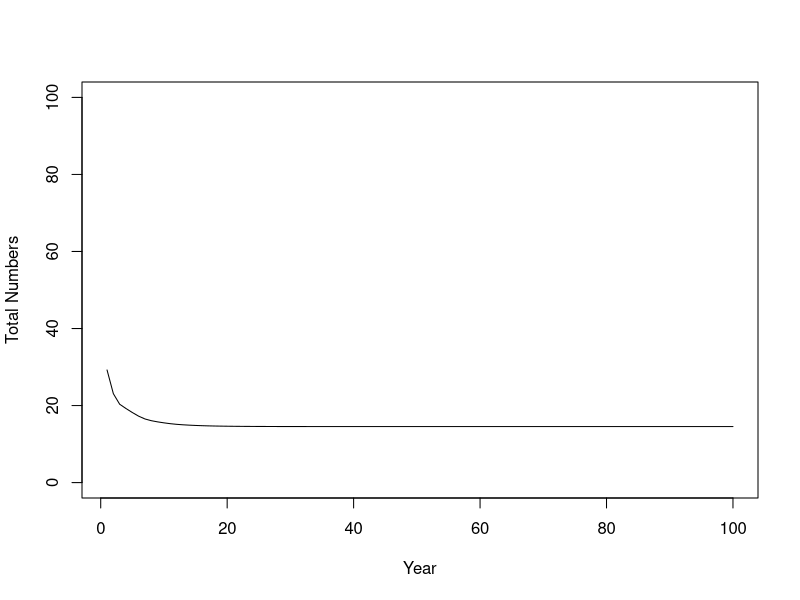
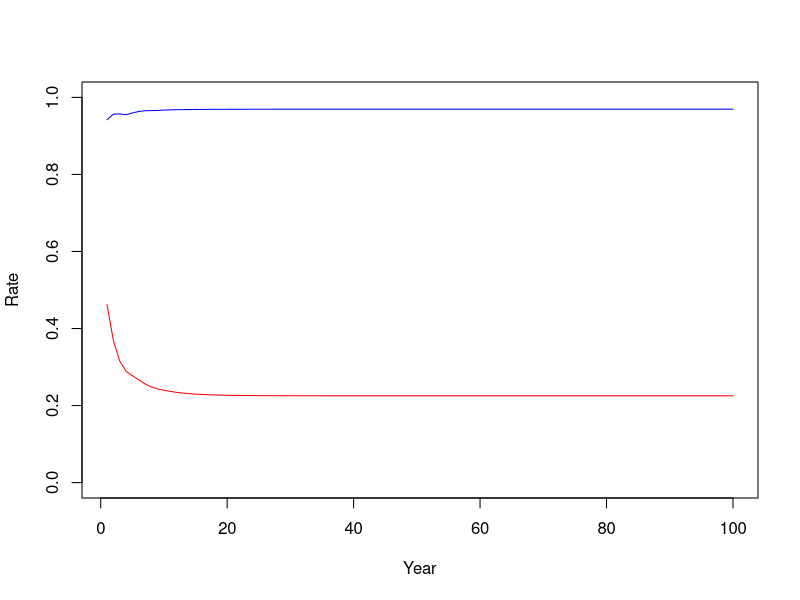
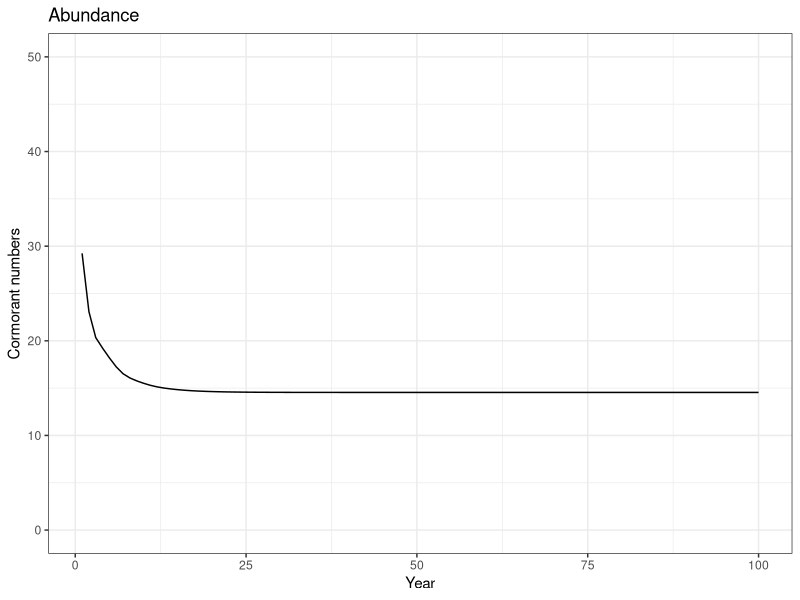
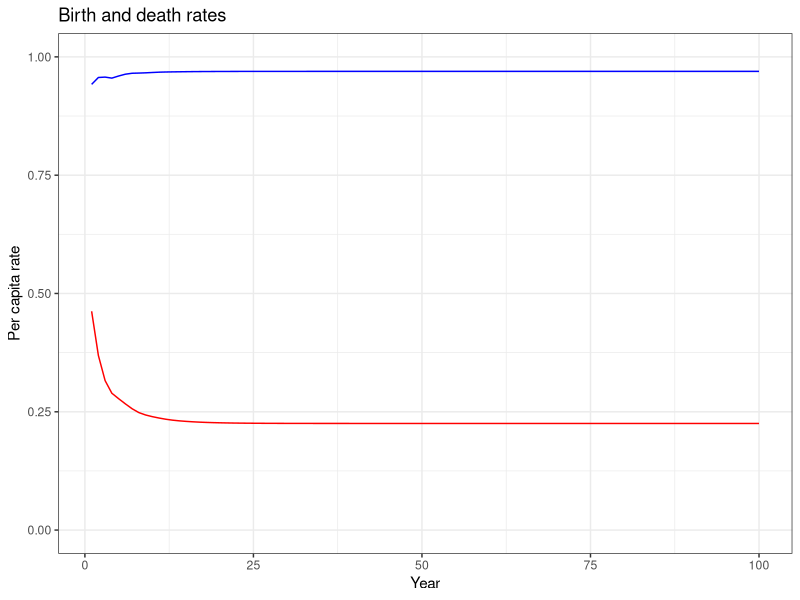

These figures' R source, in order:
# Assignment 2.2a --- recalibrating pop dy for age-structured model

# Create a vector of initial numbers at age
# Note that R normally has "1" as the first index of a vector, so 
#  for us Birds[1] is actually age 0 birds...
birds <- c(15,10,5,3,10)

# Define variables for processes (same as First_Model!)
#Assignment 2.2a - Solution: Only older birds are reproducing, so:
#   a) # offspring per female * # females is a smaller number
#   b) only density of mature birds affects birth rates so compensation is less at the same pop size
a <- 1  # Assignment 2.2a: you can adjust this parameter to compensate for fewer mature birds...
b <- .0046
c <- 1
d <- 50

# Set up containers for time series of numbers and rates
birds_over_time <- array(0,dim=c(5,100))
all_ages_over_time <- numeric(100)
birth_rate <- numeric(100)
death_rate <- numeric(100)

# Start the main simulation loop over time
for (i in 1:100) {   # we will run the model for 100 time steps
  
  # Calculate the birth and death rates according to our dynamic processes
  births_per_female <- a * exp(-b * sum(birds[4:5]))  # only mature (age 3,4+) birds affect birth rate
  deaths_per_capita <- c * sum(birds) / (d + sum(birds))
  
  # Convert rates to actual numbers
  births <- births_per_female * sum(birds[4:5]) / 2  # divide by 2 because per female
  deaths <- deaths_per_capita * birds   # note: deaths will be a vector by age, just like birds
  
  # Now the tautology - more complicated than the last time
    # First the plus group: subtract deaths for the oldest two age groups
    birds[5] <- birds[5] + birds[4] - deaths[5] - deaths[4]
    # Next the remaining ages except babies, working backwards
    for (j in 4:2) { #loop backwards over ages
      birds[j] <- birds[j-1] - deaths[j-1]
    }
    # Finally, the babies
    birds[1] <- births
  
  # Update the vectors of numbers and rates
    birds_over_time[,i] <- birds
    all_ages_over_time[i] <- sum(birds_over_time[,i])
    birth_rate[i] <- births_per_female
    death_rate[i] <- deaths_per_capita

  # close the time loop
}

# Plot the results - base version
x <- seq(from=1,to=100)
plot(all_ages_over_time~x, xlab = "Year", ylab = "Total Numbers", type='l',
     ylim=c(0,100))
plot(birth_rate~x, xlab="Year", ylab="Rate", type = "l",
     ylim=c(0,1), col='blue')
lines(death_rate~x, col='red')


# Plot the results - ggplot version
library(ggplot2)
x <- seq(from=1,to=100)
Number_plot <- ggplot() +
  geom_line(mapping=aes(x=x,y=all_ages_over_time)) +
  labs(title = "Abundance",
       x = "Year",
       y = "Cormorant numbers") +
  coord_cartesian(ylim=c(0,50)) +
  theme_bw()
plot(Number_plot)
Rate_plot <- ggplot() +
  geom_line(mapping=aes(x=x,y=birth_rate),
            color='blue') +
  geom_line(mapping=aes(x=x,y=death_rate),
            color="red") +
  labs(title = "Birth and death rates",
       x="Year",
       y="Per capita rate") +
  coord_cartesian(ylim=c(0,1)) +
  theme_bw()
plot(Rate_plot)


  